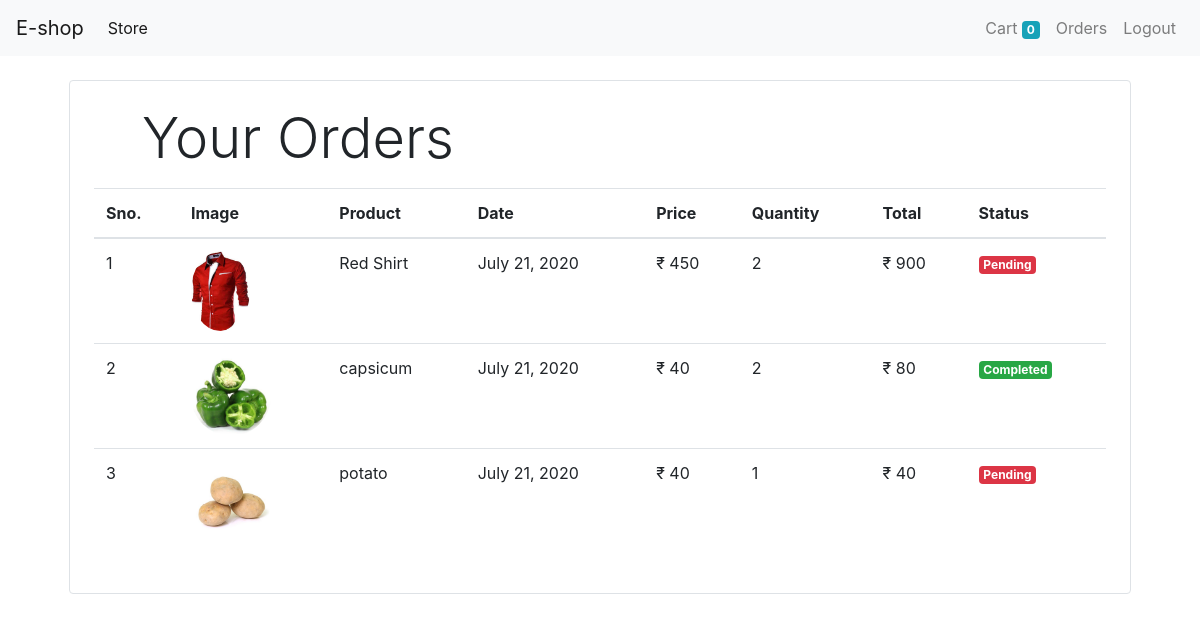
Screenshot of /orders (signed in) with the database file from the repository.
### store/models/orders.py (models this page shows, shortened)
class Order(models.Model):
    product=models.ForeignKey(Product,on_delete=models.CASCADE)
    customer=models.ForeignKey(Customer,on_delete=models.CASCADE)
    quantity=models.IntegerField(default=1)
    price=models.IntegerField()
    address=models.CharField(max_length=50,default='',blank=True)
    phone=models.CharField(max_length=50,default='',blank=True)
    date=models.DateField(default=datetime.datetime.today)
    status=models.BooleanField(default=False)
    @staticmethod
    def get_orders_by_customer(customer_id):
        return Order.objects.filter(customer=customer_id).order_by('-date')

### store/models/product.py (models this page shows, shortened)
class Product(models.Model):
    name=models.CharField(max_length=50)
    price=models.IntegerField(default=0)
    category=models.ForeignKey(Category,on_delete=models.CASCADE,default=1)
    description=models.CharField(max_length=200,default='')
    image=models.ImageField(upload_to='uploads/products/')

### store/middlewares/auth.py (the view)
    def middleware(request):
        print(request.session.get('customer'))
        returnUrl=request.META['PATH_INFO']
        print(request.META['PATH_INFO'])
        if not request.session.get('customer'):
            return redirect(f'login?return_url={returnUrl}')
        response = get_response(request)
        return response

### store/templatetags/cart.py (called while the page is built)
@register.filter(name='multiply')
def multiply(number,number1):
   return number*number1

### store/views/orders.py (called while the page is built)
      def get(self,request):
        customer=request.session.get('customer')
        orders=Order.get_orders_by_customer(customer)
        orders=orders.reverse()
        return render(request,'orders.html',{'orders':orders})

### store/templates/orders.html
{% extends 'base.html' %}
{% block content %}
{% load cart %}
<div class="container">
<div class="border rounded p-4 m-4">
    <p class="display-4 pl-4 ml-4">Your Orders</p>
    <table class="table">
        <thead>
            <tr>
                <th>Sno.</th>
                <th>Image</th>
                <th>Product</th>
                <th>Date</th>
                <th>Price</th>
                <th>Quantity</th>
                <th>Total</th>
                <th>Status</th>
            </tr>
        </thead>
        <tbody>
            {% for order in orders %}
            <tr>
                <td>{{forloop.counter}}</td>
                <td><img src="{{order.product.image.url}}" class=" rounded-circle" height="80px"alt=""></td>
                <td>{{order.product.name}}</td>
                <td>{{order.date}}</td>
                <td>&#8377; {{order.price}}</td>
                <td>{{order.quantity}}</td>
                <td>&#8377; {{order.quantity|multiply:order.price}}</td>
                {% if order.status %}
                <td><small class="badge badge-success">Completed</small></td>
                {% else %}
                <td><small class="badge badge-danger">Pending</small></td>
                {% endif %}
            </tr>
            {% endfor %}
        </tbody>
    </table>
</div>
</div>
{% endblock %}

### rows the page displays
Order: product.image (picture), product.name "Red Shirt", date "July 21, 2020", price "450", quantity "2", quantity|multiply "900", status "Pending"
Order: product.image (picture), product.name "capsicum", date "July 21, 2020", price "40", quantity "2", quantity|multiply "80", status "Completed"
Order: product.image (picture), product.name "potato", date "July 21, 2020", price "40", quantity "1", quantity|multiply "40", status "Pending"

### other values shown
{{ request.session.cart.keys|length }} "0"
